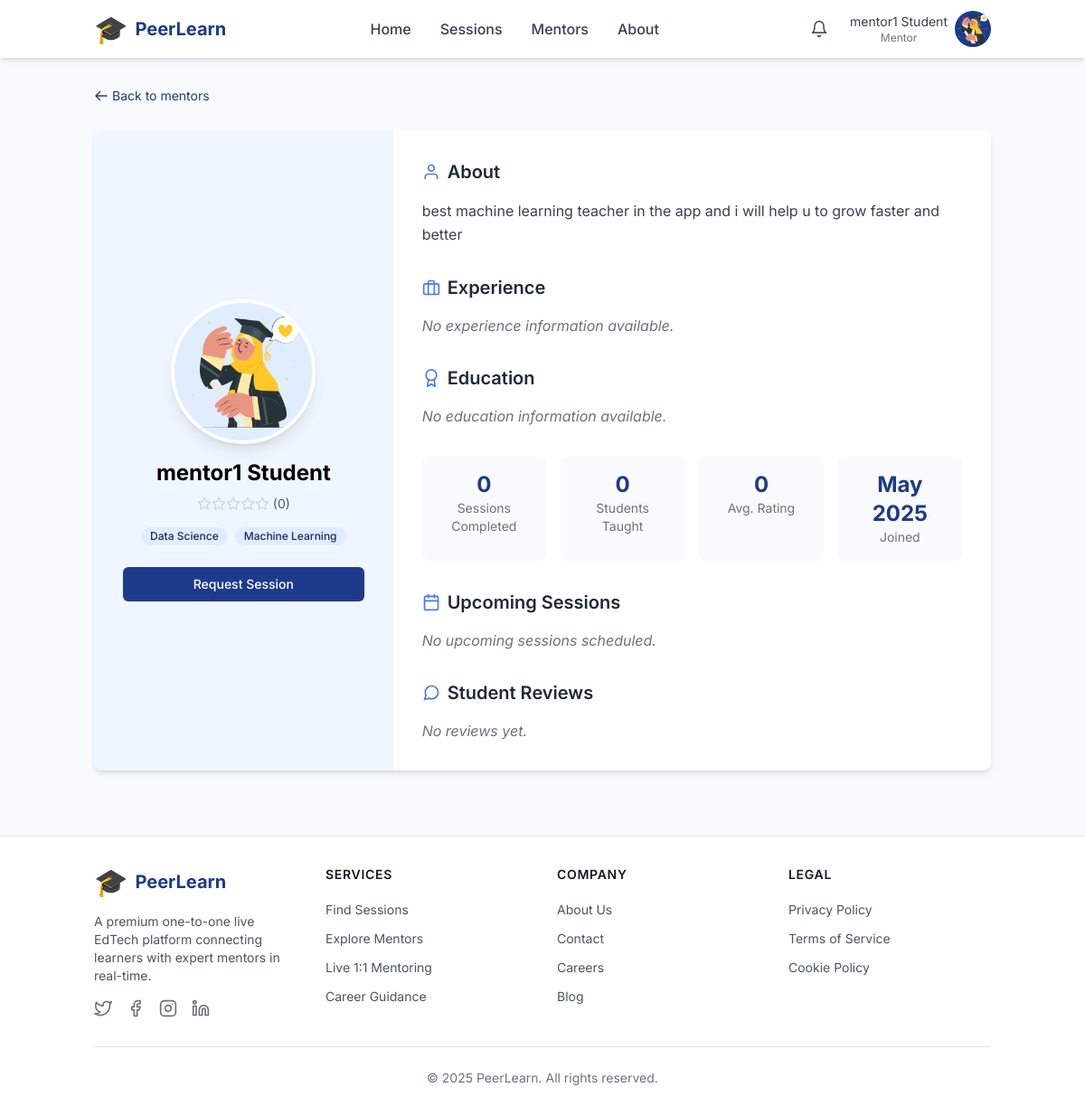
The app's page /users/mentors/5/ (signed in), older data.
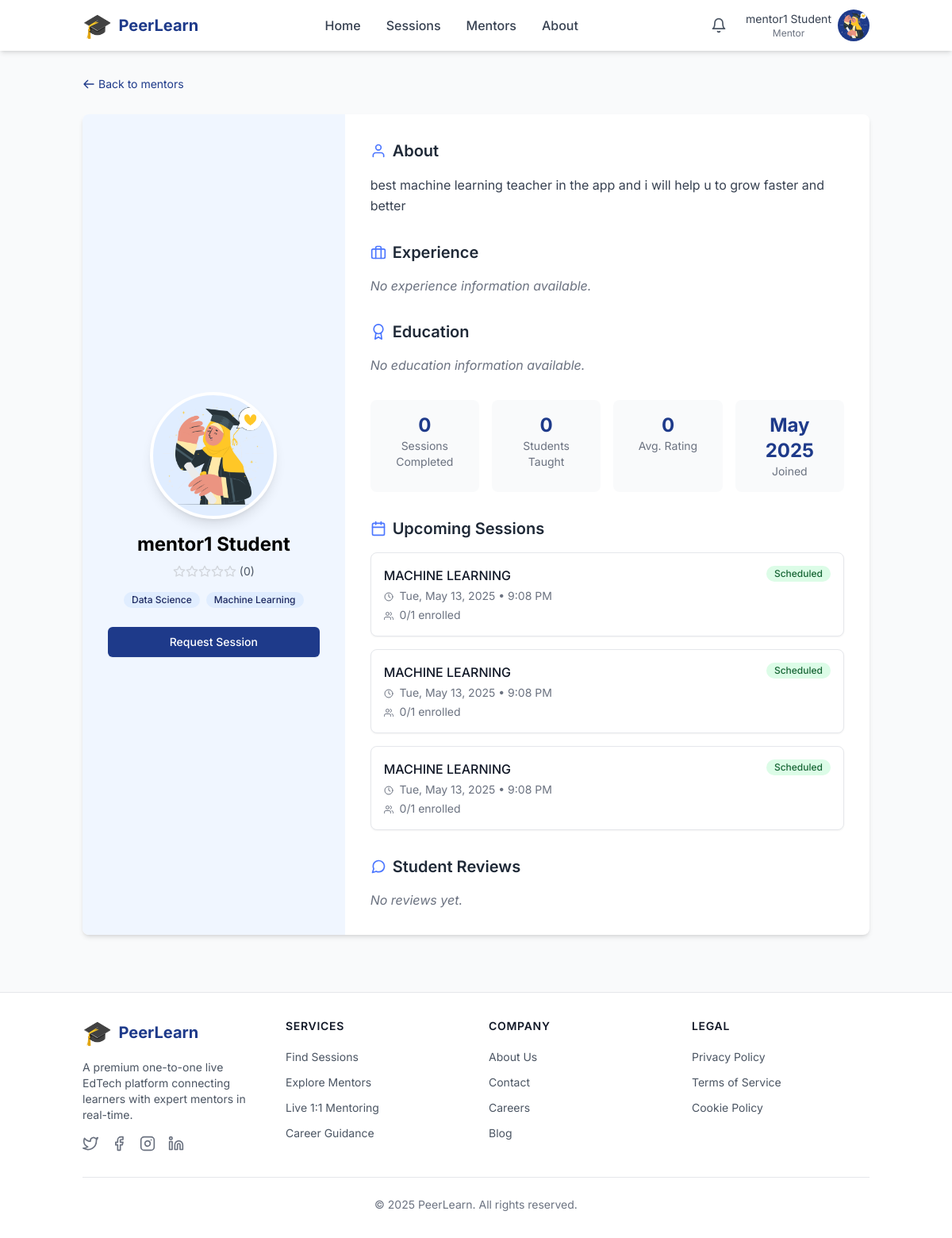
The same page, newer data.
### apps/learning_sessions/models.py (models this page shows, shortened)
class Session(models.Model):
    SCHEDULED = 'scheduled'
    LIVE = 'live'
    COMPLETED = 'completed'
    CANCELLED = 'cancelled'
    STATUS_CHOICES = [
        (SCHEDULED, _('Scheduled')),
        (LIVE, _('Live')),
        (COMPLETED, _('Completed')),
        (CANCELLED, _('Cancelled')),
    ]
    mentor = models.ForeignKey(
        CustomUser,
        on_delete=models.CASCADE,
        limit_choices_to={'role': CustomUser.MENTOR},
        help_text=_('The mentor hosting this session.')
    )
    title = models.CharField(
        max_length=255,
        help_text=_('Title of the session.')
    )
    description = models.TextField(
        help_text=_('Description of what will be covered in the session.')
    )
    topics = models.JSONField(
        default=list,
        help_text=_('List of topics that will be covered in this session.')
    )
    schedule = models.DateTimeField(
        help_text=_('Date and time when the session is scheduled.')
    )
    duration = models.PositiveIntegerField(
        default=60,
        help_text=_('Duration of the session in minutes.')
    )
    price = models.DecimalField(
        max_digits=10,
        decimal_places=2,
        default=0,
        help_text=_('Price of the session (0 for free sessions).')
    )
    room_code = models.UUIDField(
        default=uuid.uuid4,
        editable=False,
        unique=True,
        help_text=_('Unique code for the session room.')
    )
    status = models.CharField(
        max_length=10,
        choices=STATUS_CHOICES,
        default=SCHEDULED,
        help_text=_('Current status of the session.')
    )
    max_participants = models.PositiveIntegerField(
        default=1,
        help_text=_('Maximum number of participants allowed (1 for one-to-one).')
    )
    created_at = models.DateTimeField(
        auto_now_add=True,
        help_text=_('Date and time when the session was created.')
    )
    updated_at = models.DateTimeField(
        auto_now=True,
        help_text=_('Date and time when the session was last updated.')
    )
    class Meta:
        verbose_name = _('Session')
        verbose_name_plural = _('Sessions')
        ordering = ['-schedule']

### apps/users/views.py (the view)
# urls.py: path('mentors/<int:pk>/', views.MentorDetailView.as_view(), name='mentor_detail'),
@method_decorator(login_required, name='dispatch')
class MentorDetailView(DetailView):
    model = CustomUser
    template_name = 'mentors/profile.html'
    context_object_name = 'mentor'
    def get_queryset(self):
        return CustomUser.objects.filter(role=CustomUser.MENTOR)
    def get_context_data(self, **kwargs):
        context = super().get_context_data(**kwargs)
        if self.request.user.is_learner:
            context['rating_form'] = RatingForm()
        mentor = self.get_object()
        context['upcoming_sessions'] = Session.objects.filter(
            mentor=mentor,
            status__in=['scheduled', 'live']
        ).order_by('schedule')
        from apps.learning_sessions.models import Domain
        context['domains'] = Domain.objects.all()
        return context

### apps/core/templatetags/custom_filters.py (called while the page is built)
@register.filter
def strip(value):
    if isinstance(value, str):
        return value.strip()
    return value

### apps/users/models.py (called while the page is built)
    @property
    def is_learner(self):
        return self.role == self.LEARNER

    @property
    def is_mentor(self):
        return self.role == self.MENTOR

    def get_dashboard_url(self):
        if self.is_learner:
            return '/users/dashboard/learner/'
        elif self.is_mentor:
            return '/users/dashboard/mentor/'
        elif self.is_admin_user:
            return '/admin/'
        return '/'

### templates/mentors/profile.html (shortened to what the changed rows need)
{% extends request.is_dashboard|yesno:"dashboard_base.html,base.html" %}
{% load static %}
{% load custom_filters %}
{% block content %}
<div class="container mx-auto px-4 py-8">
    <div class="max-w-5xl mx-auto">
        <div class="bg-white rounded-lg shadow-md overflow-hidden">
            <div class="flex flex-col md:flex-row">
                <div class="md:w-1/3 bg-primary-50 p-8 flex flex-col items-center justify-center">
                    <h1 class="text-2xl font-bold text-center">{{ mentor.get_full_name }}</h1>
                    <div class="flex items-center mt-2 mb-4">
                        <div class="flex text-yellow-400">
                            {% if mentor.avg_rating %}
                                {% with ''|center:mentor.avg_rating|floatformat:"0"|make_list as stars %}
                                    {% for _ in stars %}
                                        <i data-feather="star" class="w-4 h-4 fill-current"></i>
                                    {% endfor %}
                                {% endwith %}
                                {% with ''|center:5|make_list as empty_stars %}
                                    {% for _ in empty_stars|slice:mentor.avg_rating|floatformat:"0" %}
                                        <i data-feather="star" class="w-4 h-4 text-gray-300"></i>
                                    {% endfor %}
                                {% endwith %}
                            {% else %}
                                {% with ''|center:5|make_list as empty_stars %}
                                    {% for _ in empty_stars %}
                                        <i data-feather="star" class="w-4 h-4 text-gray-300"></i>
                                    {% endfor %}
                                {% endwith %}
                            {% endif %}
                        </div>
                    </div>
                    <div class="flex flex-wrap justify-center gap-2 mb-4">
                        {% if mentor.expertise %}
                            {% for domain in mentor.expertise %}
                                <span class="inline-flex items-center px-2.5 py-0.5 rounded-full text-xs font-medium bg-primary-100 text-primary-800">
                                    {{ domain|strip }}
                                </span>
                            {% endfor %}
                        {% endif %}
                    </div>
                </div>
                <div class="md:w-2/3 p-8">
                    <div class="mb-8">
                        <h2 class="text-xl font-semibold mb-4 flex items-center text-gray-800">
                            <i data-feather="user" class="w-5 h-5 mr-2 text-primary-500"></i>
                            About
                        </h2>
                    </div>
                    <div class="mb-8">
                        <h2 class="text-xl font-semibold mb-4 flex items-center text-gray-800">
                            <i data-feather="briefcase" class="w-5 h-5 mr-2 text-primary-500"></i>
                            Experience
                        </h2>
                    </div>
                    <div class="mb-8">
                        <h2 class="text-xl font-semibold mb-4 flex items-center text-gray-800">
                            <i data-feather="award" class="w-5 h-5 mr-2 text-primary-500"></i>
                            Education
                        </h2>
                    </div>
                    <div class="mb-8">
                        <h2 class="text-xl font-semibold mb-4 flex items-center text-gray-800">
                            <i data-feather="calendar" class="w-5 h-5 mr-2 text-primary-500"></i>
                            Upcoming Sessions
                        </h2>
                        {% if upcoming_sessions %}
                            <div class="space-y-4">
                                {% for session in upcoming_sessions %}
                                    <div class="bg-white border border-gray-200 rounded-lg p-4 shadow-sm hover:shadow-md transition-shadow duration-200">
                                        <div class="flex justify-between items-start">
                                            <div>
                                                <h3 class="font-medium text-gray-900">{{ session.title }}</h3>
                                                <p class="text-sm text-gray-500 mt-1">
                                                    <i data-feather="clock" class="inline w-3 h-3 mr-1"></i>
                                                    {{ session.schedule|date:"D, M d, Y • g:i A" }}
                                                </p>
                                                <p class="text-sm text-gray-500 mt-1">
                                                    <i data-feather="users" class="inline w-3 h-3 mr-1"></i>
                                                    {{ session.bookings.count|default:"0" }}/{{ session.max_participants }} enrolled
                                                </p>
                                            </div>
                                            <span class="inline-flex items-center px-2.5 py-0.5 rounded-full text-xs font-medium bg-green-100 text-green-800">
                                                {{ session.get_status_display }}
                                            </span>
                                        </div>
                                    </div>
                                {% endfor %}
                            </div>
                        {% else %}
                            <p class="text-gray-500 italic">No upcoming sessions scheduled.</p>
                        {% endif %}
                    </div>
                    <div>
                        <h2 class="text-xl font-semibold mb-4 flex items-center text-gray-800">
                            <i data-feather="message-circle" class="w-5 h-5 mr-2 text-primary-500"></i>
                            Student Reviews
                        </h2>
                    </div>
                </div>
            </div>
        </div>
    </div>
</div>
{% endblock %}

Row changes from the older to the newer data that the page shows:
added Session: title "MACHINE LEARNING", schedule "Tue, May 13, 2025 • 9:08 PM", bookings.count "0", max_participants "1", status "Scheduled"
added Session: title "MACHINE LEARNING", schedule "Tue, May 13, 2025 • 9:08 PM", bookings.count "0", max_participants "1", status "Scheduled"
added Session: title "MACHINE LEARNING", schedule "Tue, May 13, 2025 • 9:08 PM", bookings.count "0", max_participants "1", status "Scheduled"
Text that changed along with them:
text no longer shown: "No upcoming sessions scheduled."
